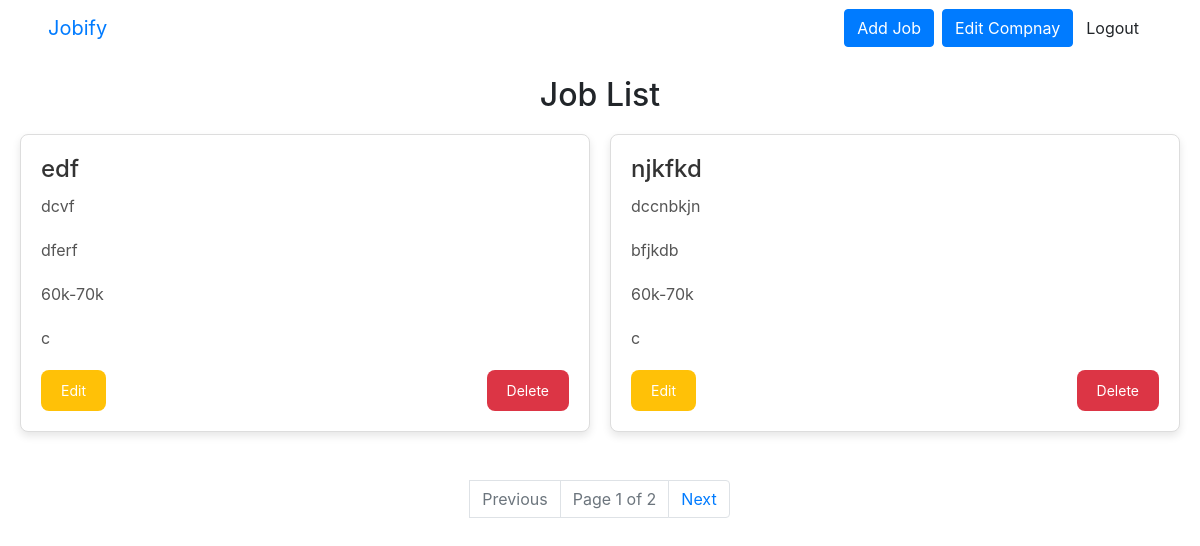
Page /portal/job_list/ (signed in) on the earlier database version.
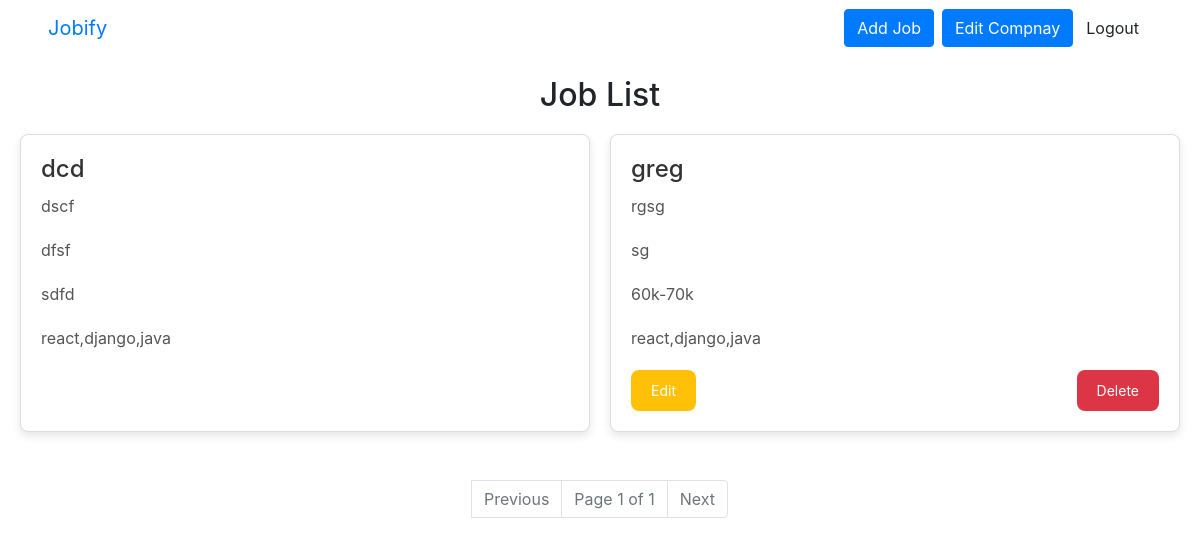
Same page on the later database version.
### portal/models.py (models this page shows, shortened)
class JobPost(models.Model):
    company = models.ForeignKey(Company, on_delete=models.CASCADE)
    title = models.CharField(max_length=200)
    description = models.TextField()
    location = models.CharField(max_length=100)
    salary_range = models.CharField(max_length=50)
    tags = models.CharField(max_length=50)

### portal/views.py (the view)
# urls.py: path('job_list/', views.job_list, name='job_list'),
@login_required
def job_list(request):
    jobs = JobPost.objects.filter()
    paginator = Paginator(jobs, 2)
    page_number = request.GET.get("page")
    page_obj = paginator.get_page(page_number)
    return render(request, 'portal/job_list.html', {'page_obj': page_obj})

### portal/templates/portal/job_list.html (shortened to what this page needs)
{% extends 'portal/base.html' %} {% block content %}
<div class="job-list-container">
  <h1>Job List</h1>
  <div class="job-list-cards">
    {% for job in page_obj %}
    <div class="job-list-card">
      <h3 class="job-list-title">{{ job.title }}</h3>
      <p class="job-list-description">{{ job.description }}</p>
      <p class="job-list-description">{{ job.location }}</p>
      <p class="job-list-description">{{ job.salary_range }}</p>
      <p class="job-list-description">{{ job.tags }}</p>
      {% if job.company == request.user.company %}
      <div class="job-list-actions">
        <a href="{% url 'edit_job_post' job.id %}" class="job-list-edit-btn"
          >Edit</a
        >
        <form
          action="{% url 'delete_job_post' job.id %}"
          method="post"
          class="job-list-delete-form"
        >
          <button type="submit" class="job-list-delete-btn">Delete</button>
        </form>
      </div>
      {% endif %}
    </div>
    {% endfor %}
  </div>
  <div class="pagination justify-content-center mt-5">
    <ul class="pagination">
      <br />
      {% if page_obj.has_previous %}
      <li class="page-item">
        <a class="page-link" href="?page={{ page_obj.previous_page_number }}"
          >Previous</a
        >
      </li>
      {% else %}
      <li class="page-item disabled">
        <a class="page-link" tabindex="-1">Previous</a>
      </li>
      {% endif %}
      <li class="page-item disabled">
        <a class="page-link" tabindex="-1"
          >Page {{ page_obj.number }} of {{ page_obj.paginator.num_pages }}</a
        >
      </li>
      {% if page_obj.has_next %}
      <li class="page-item">
        <a class="page-link" href="?page={{ page_obj.next_page_number }}"
          >Next</a
        >
      </li>
      {% else %}
      <li class="page-item disabled">
        <a class="page-link" tabindex="-1">Next</a>
      </li>
      {% endif %}
    </ul>
  </div>
</div>
{% endblock %}

### portal/templates/portal/base.html (shortened to what this page needs)
<!DOCTYPE html>
<html lang="en" >
<head>
    <link rel="stylesheet" href="../../static/css/login.css">
    <link rel="stylesheet" href="../../static/css/register.css">
    <link rel="stylesheet" href="../../static/css/job.css">
    <link rel="stylesheet" href="../../static/css/job_list.css">
    <link rel="stylesheet" href="https://stackpath.bootstrapcdn.com/bootstrap/4.5.2/css/bootstrap.min.css">
</head>
<body>
    <div>
        <nav class="navbar navbar-expand-lg pl-5 pr-5 " >
            <a class="navbar-brand" href="{% url 'job_list' %}">Jobify</a>
            <div class="collapse navbar-collapse" id="navbarSupportedContent">
        {% if user.is_authenticated %}
              <form class="form-inline my-2 my-lg-0">
                <a href="{% url 'create_job_post' %}"class="btn btn-primary my-2 my-sm-0" >Add Job</button>
                  <a href="{% url 'edit_company' %}"class="btn btn-primary my-2 my-sm-0 ml-2" > Edit Compnay</button>
                <a href="{% url 'logout' %}" class="btn btn-outline-error my-2 my-sm-0">Logout</a>
              </form>
              {% else %}
                <form class="form-inline my-2 my-lg-0">
                    <a href="{% url 'login' %}" class="btn btn-primary my-2 my-sm-0">Login</a>
                </form>
                {% endif %}
            </div>
          </nav>
        {% block content %}
        {% endblock %}
    </div>
</body>
</html>

### portal/static/css/login.css (style rules this page uses)
body { color: #333; }
h1 { text-align: center; margin-bottom: 20px; font-size: 2rem; }
form button { width: 100%; padding: 12px; background-color: #007bff; color: white; font-size: 1rem; border: none; border-radius: 8px; cursor: pointer; transition: background-color 0.3s ease; }

### portal/static/css/job_list.css (style rules this page uses)
.job-list-container { padding: 20px; text-align: center; }
.job-list-container h1 { font-size: 2rem; margin-bottom: 20px; }
.job-list-cards { display: grid; grid-template-columns: repeat(auto-fit, minmax(300px, 1fr)); gap: 20px; padding: 0; list-style: none; }
.job-list-card { padding: 20px; border: 1px solid #ddd; border-radius: 8px; box-shadow: 0 4px 8px rgba(0, 0, 0, 0.1); text-align: left; background-color: #fff; }
.job-list-title { font-size: 1.5rem; margin-bottom: 10px; color: #333; }
.job-list-description { font-size: 1rem; margin-bottom: 20px; color: #555; }
.job-list-actions { display: flex; justify-content: space-between; align-items: center; }
.job-list-edit-btn { padding: 10px 20px; background-color: #ffc107; color: #fff; text-decoration: none; border-radius: 8px; font-size: 14px; transition: background-color 0.3s ease; }
.job-list-delete-btn { padding: 10px 20px; background-color: #dc3545; color: #fff; border: none; border-radius: 8px; font-size: 14px; cursor: pointer; transition: background-color 0.3s ease; }

Differences in the rows shown:
removed JobPost: title "edf", description "dcvf", location "dferf", salary_range "60k-70k", tags "c", shows "Edit"
removed JobPost: title "njkfkd", description "dccnbkjn", location "bfjkdb", salary_range "60k-70k", tags "c", shows "Edit"
now on this page (row unchanged): JobPost: title "dcd", description "dscf", location "dfsf", salary_range "sdfd", tags "react,django,java"
added JobPost: title "greg", description "rgsg", location "sg", salary_range "60k-70k", tags "react,django,java", shows "Edit"
Other differences:
{{ page_obj.paginator.num_pages }}: "2" → "1"
